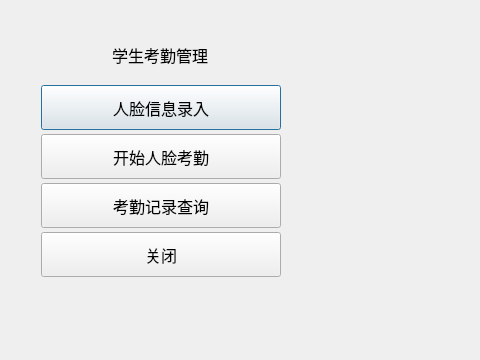
<?xml version="1.0" encoding="UTF-8"?>
<ui version="4.0">
 <class>AttendanceManagementDialog</class>
 <widget class="QDialog" name="AttendanceManagementDialog">
  <property name="geometry">
   <rect>
    <x>0</x>
    <y>0</y>
    <width>480</width>
    <height>360</height>
   </rect>
  </property>
  <property name="minimumSize">
   <size>
    <width>300</width>
    <height>0</height>
   </size>
  </property>
  <property name="windowTitle">
   <string>考勤管理</string>
  </property>
  <widget class="QLabel" name="titleLabel">
   <property name="geometry">
    <rect>
     <x>10</x>
     <y>30</y>
     <width>300</width>
     <height>50</height>
    </rect>
   </property>
   <property name="minimumSize">
    <size>
     <width>300</width>
     <height>50</height>
    </size>
   </property>
   <property name="font">
    <font>
     <pointsize>12</pointsize>
    </font>
   </property>
   <property name="text">
    <string>学生考勤管理</string>
   </property>
   <property name="alignment">
    <set>Qt::AlignmentFlag::AlignCenter</set>
   </property>
  </widget>
  <widget class="QPushButton" name="faceRegisterButton">
   <property name="geometry">
    <rect>
     <x>41</x>
     <y>85</y>
     <width>240</width>
     <height>45</height>
    </rect>
   </property>
   <property name="minimumSize">
    <size>
     <width>240</width>
     <height>45</height>
    </size>
   </property>
   <property name="maximumSize">
    <size>
     <width>300</width>
     <height>55</height>
    </size>
   </property>
   <property name="font">
    <font>
     <pointsize>12</pointsize>
    </font>
   </property>
   <property name="text">
    <string>人脸信息录入</string>
   </property>
  </widget>
  <widget class="QPushButton" name="startAttendanceButton">
   <property name="geometry">
    <rect>
     <x>41</x>
     <y>134</y>
     <width>240</width>
     <height>45</height>
    </rect>
   </property>
   <property name="minimumSize">
    <size>
     <width>240</width>
     <height>45</height>
    </size>
   </property>
   <property name="maximumSize">
    <size>
     <width>300</width>
     <height>55</height>
    </size>
   </property>
   <property name="font">
    <font>
     <pointsize>12</pointsize>
    </font>
   </property>
   <property name="text">
    <string>开始人脸考勤</string>
   </property>
  </widget>
  <widget class="QPushButton" name="attendanceRecordButton">
   <property name="geometry">
    <rect>
     <x>41</x>
     <y>183</y>
     <width>240</width>
     <height>45</height>
    </rect>
   </property>
   <property name="minimumSize">
    <size>
     <width>240</width>
     <height>45</height>
    </size>
   </property>
   <property name="maximumSize">
    <size>
     <width>300</width>
     <height>55</height>
    </size>
   </property>
   <property name="font">
    <font>
     <pointsize>12</pointsize>
    </font>
   </property>
   <property name="text">
    <string>考勤记录查询</string>
   </property>
  </widget>
  <widget class="QPushButton" name="closeButton">
   <property name="geometry">
    <rect>
     <x>41</x>
     <y>232</y>
     <width>240</width>
     <height>45</height>
    </rect>
   </property>
   <property name="minimumSize">
    <size>
     <width>240</width>
     <height>45</height>
    </size>
   </property>
   <property name="maximumSize">
    <size>
     <width>300</width>
     <height>55</height>
    </size>
   </property>
   <property name="font">
    <font>
     <pointsize>12</pointsize>
    </font>
   </property>
   <property name="text">
    <string>关闭</string>
   </property>
  </widget>
 </widget>
 <resources/>
 <connections/>
</ui>
